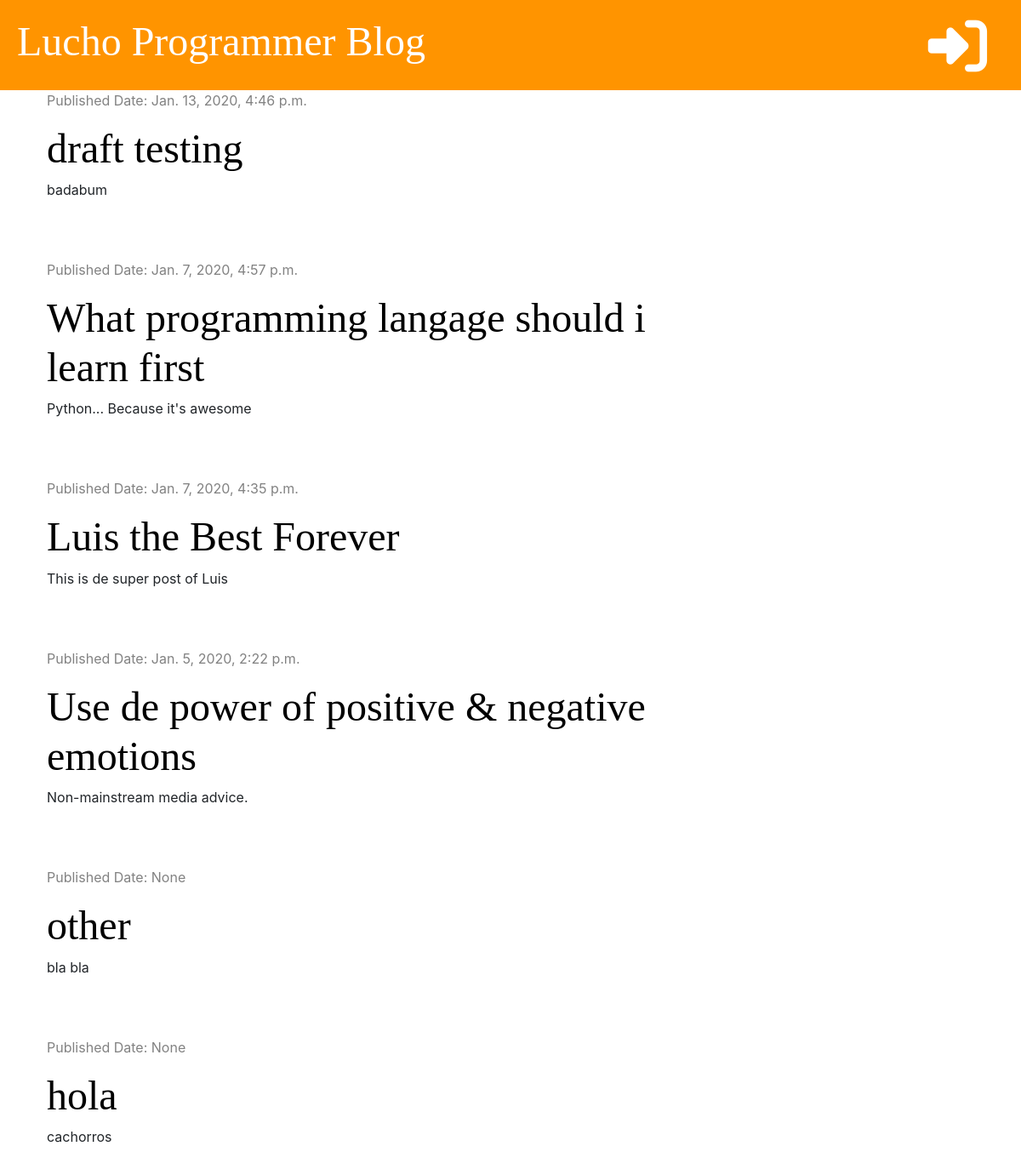
The page / on the database its author committed.
### blog/models.py (models this page shows, shortened)
class Post(models.Model):
    author = models.ForeignKey('auth.User', on_delete=models.CASCADE)
    title = models.CharField(max_length=200)
    text = models.TextField()
    created_date = models.DateTimeField(default=timezone.now)
    published_date = models.DateTimeField(blank=True, null=True)

### blog/views.py (the view)
# urls.py: path('', views.post_list, name='post_list'),
def post_list(request):
    posts = Post.objects.all().order_by('-published_date')
    stuff_for_frontend = {'posts': posts}
    return render(request, 'blog/post_list.html', stuff_for_frontend)

### blog/templates/blog/post_list.html (shortened to what this page needs)
{% extends 'blog/base.html' %}
{% block content %}
    {% for post in posts %}
        <div class="post">
            <div class="date">
                <p>Published Date: {{ post.published_date }}</p>
            </div>
            <h1><a href="{% url 'post_detail' pk=post.pk %}">{{ post.title }}</a></h1>
            <p>{{ post.text | linebreaksbr }}</p>
        </div>
    {% endfor %}
{% endblock %}

### blog/static/css/blog.css (style rules this page uses)
h1, h2, h3, h4 { font-family: 'Tangerine', 'Inconsolata', 'Droid Sans', serif; font-size: 48px; }
.date { color: #828282 }
.post { margin-bottom: 70px; }
.post h1 a { color: black; }

### rows shown on the page
Post: published_date "Jan. 13, 2020, 4:46 p.m.", title "draft testing", text "badabum"
Post: published_date "Jan. 7, 2020, 4:57 p.m.", title "What programming langage should i learn first", text "Python... Because it's awesome"
Post: published_date "Jan. 7, 2020, 4:35 p.m.", title "Luis the Best Forever", text "This is de super post of Luis"
Post: published_date "Jan. 5, 2020, 2:22 p.m.", title "Use de power of positive & negative emotions", text "Non-mainstream media advice."
Post: published_date "None", title "other", text "bla bla"
Post: published_date "None", title "hola", text "cachorros"
